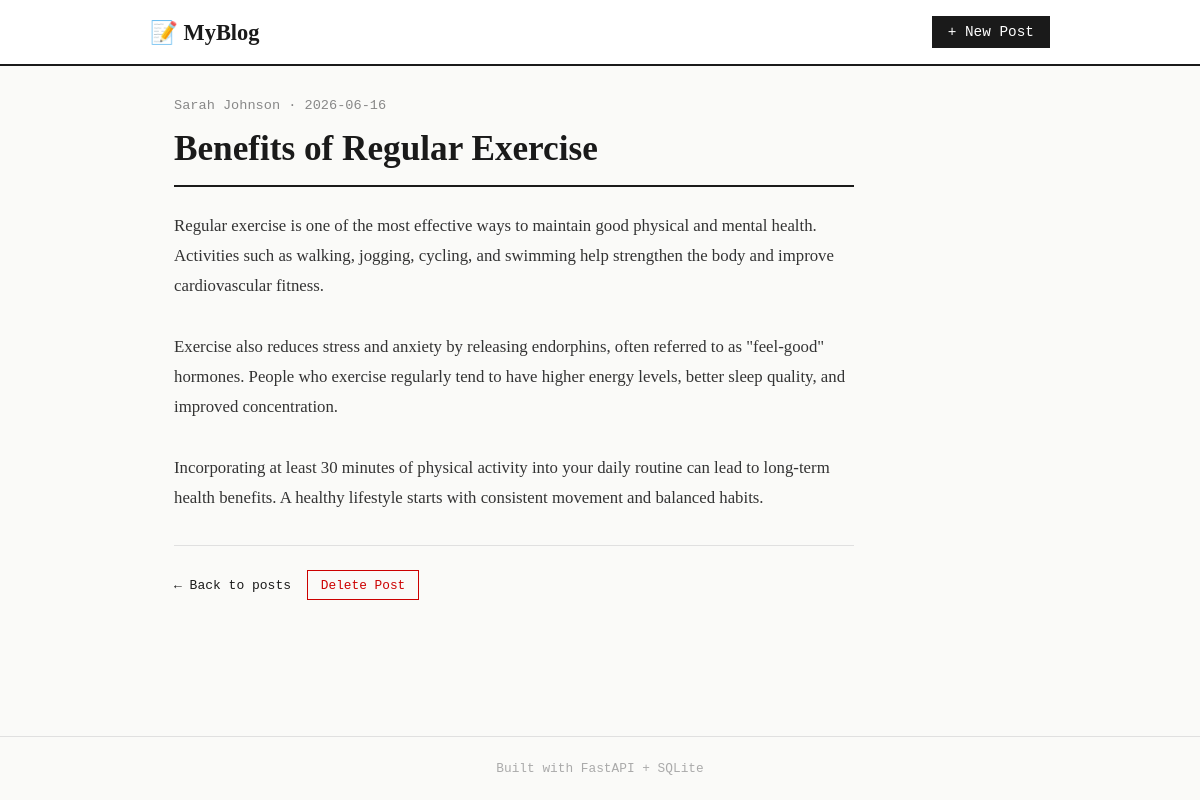
/post/6, run on the app's committed database.
### tables this page shows
CREATE TABLE posts (
                id INTEGER PRIMARY KEY AUTOINCREMENT,
                title TEXT NOT NULL,
                content TEXT NOT NULL,
                author TEXT NOT NULL,
                created_at TIMESTAMP DEFAULT CURRENT_TIMESTAMP
            );

### main.py (the view)
@app.get("/post/{post_id}", response_class=HTMLResponse)  # when user clicks on a specific post
async def view_post(request: Request, post_id: int):  # post_id comes from url eg /post/1
    async with aiosqlite.connect(DATABASE) as db:  # open database
        db.row_factory = aiosqlite.Row  # makes data readable like a dictionary
        cursor = await db.execute("SELECT * FROM posts WHERE id = ?", (post_id,))  # get only that one post
        post = await cursor.fetchone()  # store that single post
    if not post:  # if post doesnt exist
        return HTMLResponse("Post not found", status_code=404)  # show error message
    return templates.TemplateResponse(request, "post.html", {"post": post})  # send post to post page html

### frontend/templates/post.html
{% extends "base.html" %}
{% block content %}
<article class="post-detail">
    <div class="post-meta">{{ post['author'] }} · {{ post['created_at'][:10] }}</div>
    <h1>{{ post['title'] }}</h1>
    <div class="post-body">{{ post['content'] }}</div>
    <div class="post-actions">
        <a href="/" class="back-link">← Back to posts</a>
        <form action="/delete/{{ post['id'] }}" method="post" onsubmit="return confirm('Delete this post?')">
            <button type="submit" class="btn-delete">Delete Post</button>
        </form>
    </div>
</article>
{% endblock %}

### frontend/static/style.css (style rules this page uses)
* { margin: 0; padding: 0; box-sizing: border-box; }
body { font-family: 'Georgia', serif; background: #fafaf8; color: #1a1a1a; min-height: 100vh; display: flex; flex-direction: column; }
.post-detail { max-width: 680px; }
.post-meta { font-family: monospace; font-size: 0.85rem; color: #888; margin-bottom: 1rem; }
.post-detail h1 { font-size: 2.2rem; border-bottom: 2px solid #1a1a1a; padding-bottom: 1rem; margin-bottom: 1.5rem; }
.post-body { line-height: 1.8; font-size: 1.05rem; color: #333; white-space: pre-wrap; }
.post-actions { display: flex; gap: 1rem; align-items: center; margin-top: 2rem; padding-top: 1.5rem; border-top: 1px solid #e0e0e0; }
.back-link { font-family: monospace; text-decoration: none; color: #1a1a1a; }
.btn-delete { background: none; border: 1px solid #cc0000; color: #cc0000; padding: 0.4rem 0.8rem; cursor: pointer; font-family: monospace; font-size: 0.8rem; }

### data on the page
posts: author "Sarah Johnson", created_at "2026-06-16", title "Benefits of Regular Exercise", content "Regular exercise is one of the most effective ways to maintain good physical and mental health. Activities such as walking, jogging, cycling, and swimming help strengthen the body and improve cardiovascular fitness. Exercise also reduces stress and anxiety by releasing endorphins, often referred to as \"feel-good\" hormones. People who exercise regularly tend to have higher energy levels, better sleep quality, and improved concentration. Incorporating at least 30 minutes of physical activity into your daily routine can lead to long-term health benefits. A healthy lifestyle starts with consistent movement and balanced habits."
